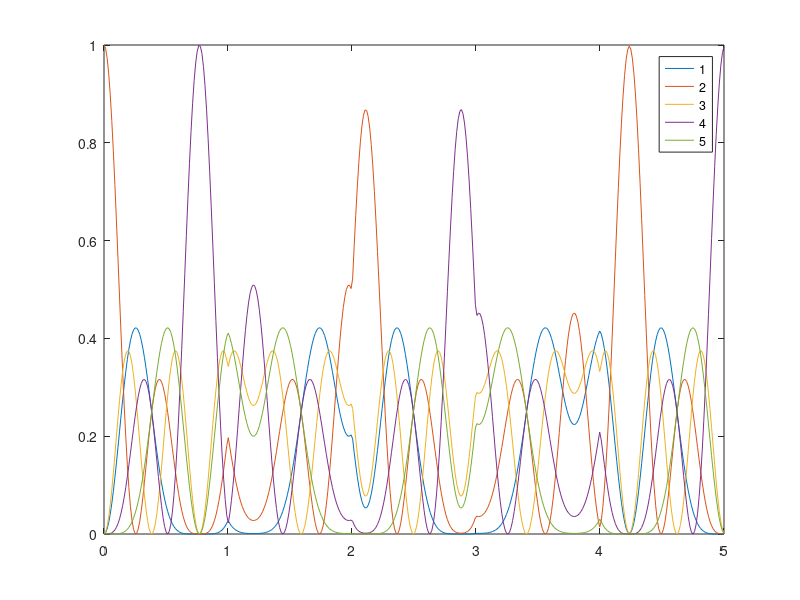

Recreate this plot in MATLAB.
function Fig_6b
    Delta = 0;
    delta = 0.3*pi;
    c_0 = [0; 1; 0; 0; 0];
    function ab = coeff(t,A,phi)
        Omega_0 = A*exp(-1j*phi);
        Omega_R = sqrt(Delta.^2 + abs(Omega_0).^2);
        ab(1) = cos(t*pi/2*Omega_R/(pi)) - 1j * Delta/Omega_R * sin(t*pi/2*Omega_R/(pi));
        ab(2) = 1j * Omega_0/Omega_R * sin(t*pi/2*Omega_R/(pi));
        ab = [ab(1), ab(2)];
    end
    
    function U = propagator(t,A,phi)
    ab = coeff(t,A,phi);
    a = ab(1);
    b = ab(2);
    U = [sqrt(576)/24*a.^4, sqrt(144)/6*a.^3*b, sqrt(96)/4*a.^2*b.^2, sqrt(144)/6*a*b.^3, sqrt(576)/24*b.^4;
        -sqrt(144)/6*a.^3*conj(b), sqrt(36)/6*a.^3*conj(a) - sqrt(36)/2*a.^2*b*conj(b), sqrt(24)/2*a.^2*conj(a)*b - sqrt(24)/2*a*b.^2*conj(b), sqrt(36)/2*a*conj(a)*b.^2 - sqrt(36)/6*b.^3*conj(b), sqrt(144)/6*conj(a)*b.^3;
        sqrt(96)/4*a.^2*conj(b).^2, -sqrt(24)/2*a.^2*conj(a)*conj(b) + sqrt(24)/2*a*b*conj(b).^2, sqrt(16)/4*a.^2*conj(a).^2 - sqrt(16)/1*a*conj(a)*b*conj(b) + sqrt(16)/4*b.^2*conj(b).^2, sqrt(24)/2*a*conj(a).^2*b - sqrt(24)/2*conj(a)*b.^2*conj(b), sqrt(96)/4*conj(a).^2*b.^2;
        -sqrt(144)/6*a*conj(b).^3, sqrt(36)/2*a*conj(a)*conj(b).^2 - sqrt(36)/6*b*conj(b).^3, -sqrt(24)/2*a*conj(a).^2*conj(b) + sqrt(24)/2*conj(a)*b*conj(b).^2, sqrt(36)/6*a*conj(a).^3 - sqrt(36)/2*conj(a).^2*b*conj(b), sqrt(144)/6*conj(a).^3*b;
        sqrt(576)/24*conj(b).^4, -sqrt(144)/6*conj(a)*conj(b).^3, sqrt(96)/4*conj(a).^2*conj(b).^2, -sqrt(144)/6*conj(a).^3*conj(b), sqrt(576)/24*conj(a).^4];
    end
    
    function c = propagation(t)
        if t <=1 
            c = propagator(t,pi+delta,0)*c_0;
        elseif t<=2
            c = propagator(t-1,pi+delta,4/5*pi)*propagator(1,pi+delta,0)*c_0;
        elseif t<=3
            c = propagator(t-2,pi+delta,2/5*pi)*propagator(1,pi+delta,4/5*pi)*propagator(1,pi+delta,0)*c_0;
        elseif t<=4
            c = propagator(t-3,pi+delta,4/5*pi)*propagator(1,pi+delta,2/5*pi)*propagator(1,pi+delta,4/5*pi)*propagator(1,pi+delta,0)*c_0;
        else
            c = propagator(t-4,pi+delta,0)*propagator(1,pi+delta,4/5*pi)*propagator(1,pi+delta,2/5*pi)*propagator(1,pi+delta,4/5*pi)*propagator(1,pi+delta,0)*c_0;
        end
    end
    c = [];
    t_interval = linspace(0,5,400);
    for t = t_interval
        c = [c propagation(t)];
    end
    plot(t_interval, (abs(c(1,:))).^2, '-', t_interval, (abs(c(2,:))).^2, '-', t_interval, (abs(c(3,:))).^2, '-', t_interval, (abs(c(4,:))).^2, '-', t_interval, (abs(c(5,:))).^2, '-');
    ylim([0, 1]);
    xlim([0,5]);
    legend('1','2','3','4','5')
end